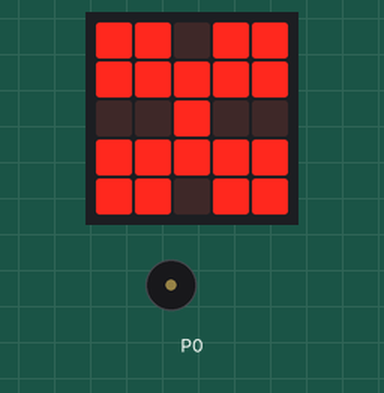
Bench run of a program on a simulated BBC micro:bit (MakeCode). On the bench: the board's 5×5 LED display, buzzer (waves = sounding). At 28.3 s the program stops and its outputs stay as they are.

Above: at 0.1 s.
At 7.5 s:
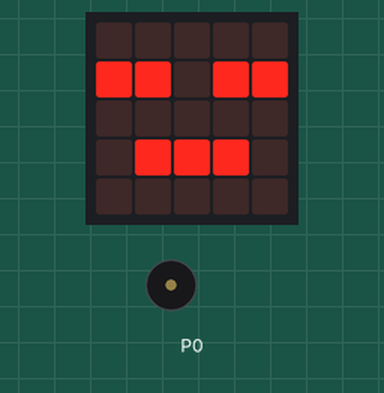
At 14.2 s:
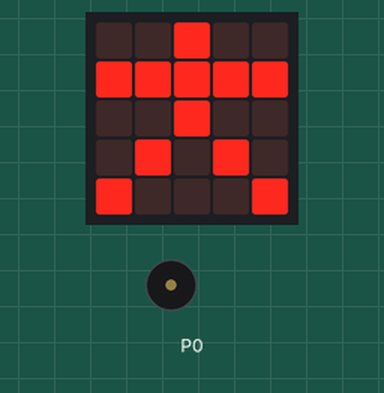
At 27.7 s:
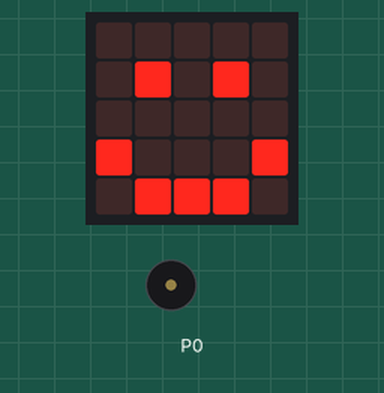
Timing chart, 0 to 29.2 s (numbered marks = the images above):
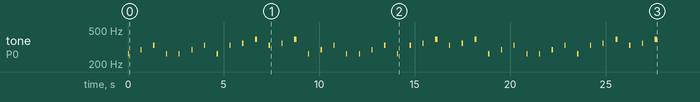

The program:

main.ts
```typescript
music.setTempo(1000)
for (let index = 0; index < 3; index++) {
    for (let index = 0; index < 2; index++) {
        music.playTone(262, music.beat(BeatFraction.Whole))
        basic.showIcon(IconNames.Butterfly)
        music.playTone(294, music.beat(BeatFraction.Whole))
        basic.showIcon(IconNames.StickFigure)
        music.playTone(330, music.beat(BeatFraction.Whole))
        basic.showIcon(IconNames.Butterfly)
        music.playTone(262, music.beat(BeatFraction.Whole))
        basic.showIcon(IconNames.StickFigure)
    }
    for (let index = 0; index < 2; index++) {
        music.playTone(330, music.beat(BeatFraction.Whole))
        basic.showIcon(IconNames.Asleep)
        music.playTone(349, music.beat(BeatFraction.Whole))
        basic.showIcon(IconNames.Sad)
        music.playTone(392, music.beat(BeatFraction.Double))
        basic.showIcon(IconNames.Happy)
    }
}
```

test.ts
```typescript
// aquí va el archivo "tests"; esto no se compilará cuando este paquete se utilice como una extensión.
```

Measured:
- what the display in image 0 shows lasts 0.6 s, from 0.1 s to 0.7 s
